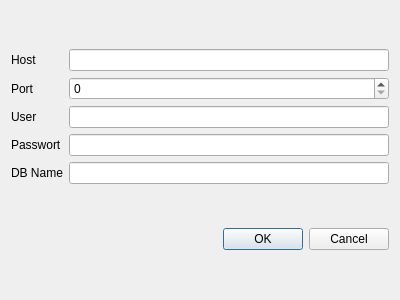
<?xml version="1.0" encoding="UTF-8"?>
<ui version="4.0">
 <class>Dialog</class>
 <widget class="QDialog" name="Dialog">
  <property name="geometry">
   <rect>
    <x>0</x>
    <y>0</y>
    <width>400</width>
    <height>300</height>
   </rect>
  </property>
  <property name="windowTitle">
   <string>Dialog</string>
  </property>
  <layout class="QGridLayout" name="gridLayout_2">
   <item row="0" column="0">
    <layout class="QGridLayout" name="gridLayout">
     <item row="3" column="0">
      <widget class="QLabel" name="label_3">
       <property name="text">
        <string>Passwort</string>
       </property>
      </widget>
     </item>
     <item row="4" column="1">
      <widget class="QLineEdit" name="lineEditDBName"/>
     </item>
     <item row="2" column="1">
      <widget class="QLineEdit" name="lineEditUser"/>
     </item>
     <item row="2" column="0">
      <widget class="QLabel" name="label_2">
       <property name="text">
        <string>User</string>
       </property>
      </widget>
     </item>
     <item row="0" column="0">
      <widget class="QLabel" name="label">
       <property name="text">
        <string>Host</string>
       </property>
      </widget>
     </item>
     <item row="4" column="0">
      <widget class="QLabel" name="label_4">
       <property name="text">
        <string>DB Name</string>
       </property>
      </widget>
     </item>
     <item row="0" column="1">
      <widget class="QLineEdit" name="lineEditHost"/>
     </item>
     <item row="3" column="1">
      <widget class="QLineEdit" name="lineEditPW">
       <property name="acceptDrops">
        <bool>true</bool>
       </property>
      </widget>
     </item>
     <item row="1" column="0">
      <widget class="QLabel" name="label_5">
       <property name="text">
        <string>Port</string>
       </property>
      </widget>
     </item>
     <item row="1" column="1">
      <widget class="QSpinBox" name="spinBoxPort">
       <property name="maximum">
        <number>9999999</number>
       </property>
      </widget>
     </item>
    </layout>
   </item>
   <item row="1" column="0">
    <widget class="QDialogButtonBox" name="buttonBox">
     <property name="orientation">
      <enum>Qt::Horizontal</enum>
     </property>
     <property name="standardButtons">
      <set>QDialogButtonBox::Cancel|QDialogButtonBox::Ok</set>
     </property>
    </widget>
   </item>
  </layout>
 </widget>
 <tabstops>
  <tabstop>lineEditHost</tabstop>
  <tabstop>spinBoxPort</tabstop>
  <tabstop>lineEditUser</tabstop>
  <tabstop>lineEditPW</tabstop>
  <tabstop>lineEditDBName</tabstop>
 </tabstops>
 <resources/>
 <connections>
  <connection>
   <sender>buttonBox</sender>
   <signal>accepted()</signal>
   <receiver>Dialog</receiver>
   <slot>accept()</slot>
   <hints>
    <hint type="sourcelabel">
     <x>248</x>
     <y>254</y>
    </hint>
    <hint type="destinationlabel">
     <x>157</x>
     <y>274</y>
    </hint>
   </hints>
  </connection>
  <connection>
   <sender>buttonBox</sender>
   <signal>rejected()</signal>
   <receiver>Dialog</receiver>
   <slot>reject()</slot>
   <hints>
    <hint type="sourcelabel">
     <x>316</x>
     <y>260</y>
    </hint>
    <hint type="destinationlabel">
     <x>286</x>
     <y>274</y>
    </hint>
   </hints>
  </connection>
 </connections>
</ui>
